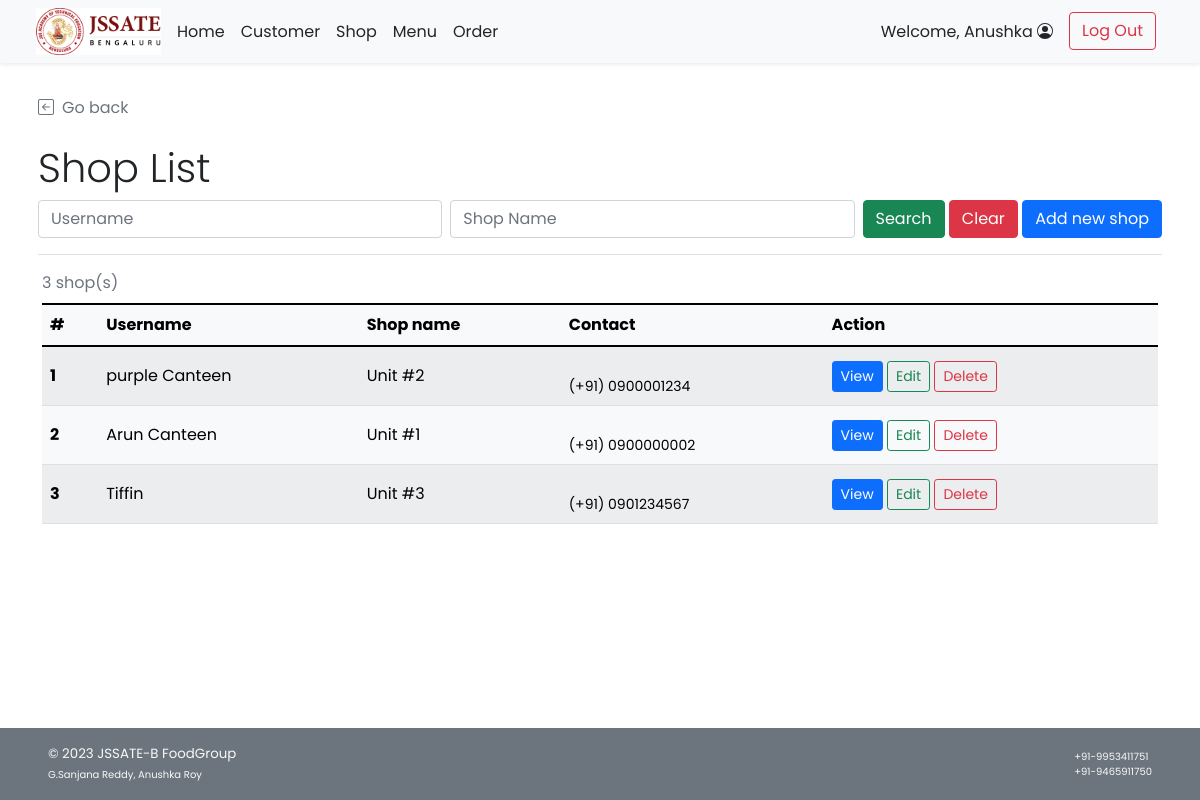
The page /admin/admin_shop_list.php (signed in) on the database its author committed.
### tables this page shows
CREATE TABLE `shop` (
  `s_id` int(11) NOT NULL,
  `s_name` varchar(100) NOT NULL,
  `s_location` varchar(100) NOT NULL,
  `s_openhour` time NOT NULL,
  `s_closehour` time NOT NULL,
  `s_status` tinyint(4) NOT NULL DEFAULT 1 COMMENT 'Shop ready for taking an order or not (True for open, False for close)',
  `s_preorderStatus` tinyint(4) NOT NULL DEFAULT 1 COMMENT 'Shop is ready for tomorrow pre-order or not',
  `s_phoneno` varchar(45) NOT NULL,
  `s_pic` text DEFAULT NULL
);

### admin/admin_shop_list.php (the view, shortened to what this page needs)
<!DOCTYPE html>
<html lang="en" class="h-100">
<head>
    <?php
        include("../conn_db.php");
        include('../head.php');
    ?>
    <link href="../css/main.css" rel="stylesheet">
</head>
<body class="d-flex flex-column h-100">
    <?php include('nav_header_admin.php')?>
    <div class="container p-2 pb-0" id="admin-dashboard">
        <div class="mt-4 border-bottom">
            <a class="nav nav-item text-decoration-none text-muted mb-2" href="#" onclick="history.back();">
                <i class="bi bi-arrow-left-square me-2"></i>Go back
            </a>
            <h2 class="pt-3 display-6">Shop List</h2>
            <form class="form-floating mb-3" method="GET" action="admin_shop_list.php">
                <div class="row g-2">
                    <div class="col">
                        <input type="text" class="form-control" id="username" name="un" placeholder="Username"
                            <?php if(isset($_GET["search"])){?>value="<?php echo $_GET["un"];?>" <?php } ?>>
                    </div>
                    <div class="col">
                        <input type="text" class="form-control" id="shopname" name="sn" placeholder="Shop Name"
                            <?php if(isset($_GET["search"])){?>value="<?php echo $_GET["sn"];?>" <?php } ?>>
                    </div>
                    <div class="col-auto">
                        <button type="submit" name="search" value="1" class="btn btn-success">Search</button>
                        <button type="reset" class="btn btn-danger"
                            onclick="javascript: window.location='admin_shop_list.php'">Clear</button>
                        <a href="admin_shop_add.php" class="btn btn-primary">Add new shop</a>
                    </div>
                </div>
            </form>
        </div>
    </div>
    <div class="container pt-2" id="cust-table">
        <?php
            if(!isset($_GET["search"])){
                $search_query = "SELECT s_id,s_name,s_location,s_openhour,s_closehour,s_status,s_preorderstatus,s_phoneno FROM shop;";
            }else{
                $search_un=$_GET["un"];
                $search_sn=$_GET["sn"];
                $search_query = "SELECT s_id,s_name,s_location,s_openhour,s_closehour,s_status,s_preorderstatus,s_phoneno FROM shop
                WHERE s_username LIKE '%{$search_un}%' AND s_name LIKE '%{$search_sn}%';";
            }
            $search_result = $mysqli -> query($search_query);
            $search_numrow = $search_result -> num_rows;
            if($search_numrow == 0){
        ?>
        <div class="row">
            <div class="col mt-2 ms-2 p-2 bg-danger text-white rounded text-start">
                <svg xmlns="http://www.w3.org/2000/svg" width="16" height="16" fill="currentColor"
                    class="bi bi-x-circle ms-2" viewBox="0 0 16 16">
                    <path d="M8 15A7 7 0 1 1 8 1a7 7 0 0 1 0 14zm0 1A8 8 0 1 0 8 0a8 8 0 0 0 0 16z" />
                    <path
                        d="M4.646 4.646a.5.5 0 0 1 .708 0L8 7.293l2.646-2.647a.5.5 0 0 1 .708.708L8.707 8l2.647 2.646a.5.5 0 0 1-.708.708L8 8.707l-2.646 2.647a.5.5 0 0 1-.708-.708L7.293 8 4.646 5.354a.5.5 0 0 1 0-.708z" />
                </svg><span class="ms-2 mt-2">No shop found!</span>
                <a href="admin_shop_list.php" class="text-white">Clear Search Result</a>
            </div>
        </div>
        <?php } else{ ?>
        <div class="table-responsive">
        <table class="table rounded-5 table-light table-striped table-hover align-middle caption-top mb-5">
            <caption><?php echo $search_numrow;?> shop(s) <?php if(isset($_GET["search"])){?><br /><a
                    Result</a><?php } ?></caption>
            <thead class="bg-light">
                <tr>
                    <th scope="col">#</th>
                    <th scope="col">Username</th>
                    <th scope="col">Shop name</th>
                    <th scope="col">Contact</th>
                    <th scope="col">Action</th>
                </tr>
            </thead>
            <tbody>
                <?php $i=1; while($row = $search_result -> fetch_array()){ ?>
                <tr>
                    <th><?php echo $i++;?></th>
                    <td><?php echo $row["s_name"];?></td>
                    <td class="text-wrap"><?php echo $row["s_location"];?></td>
                    <td class="small"><br/><?php echo "(+91) ".$row["s_phoneno"];?></td>
                    <td>
                        <a href="admin_shop_detail.php?s_id=<?php echo $row["s_id"]?>"
                            class="btn btn-sm btn-primary">View</a>
                        <a href="admin_shop_edit.php?s_id=<?php echo $row["s_id"]?>"
                            class="btn btn-sm btn-outline-success">Edit</a>
                        <a href="admin_shop_delete.php?s_id=<?php echo $row["s_id"]?>"
                            class="btn btn-sm btn-outline-danger">Delete</a>
                    </td>
                </tr>
                <?php } ?>
            </tbody>
        </table>
        </div>
        <?php }
        ?>
    </div>
    <footer
        class="footer d-flex flex-wrap justify-content-between align-items-center px-5 py-3 mt-auto bg-secondary text-light">
        <span class="smaller-font">&copy; 2023 JSSATE-B FoodGroup <br /><span class="xsmall-font">G.Sanjana Reddy, Anushka Roy</span></span>
        <span class="xsmall-font"> +91-9953411751 <br /><span class="xsmall-font">+91-9465911750</span></span>
    </footer>
</body>
</html>

### css/main.css (style rules this page uses)
html { height: 100%; }
body { height: 100%; padding-top: 4rem; margin-bottom: -50px; font-family: 'Poppins', 'Noto Sans Thai', sans-serif; }
a { cursor: pointer; }
.bi { vertical-align: -.125em; fill: currentColor; }
.smaller-font { font-size: smaller; }
.xsmall-font { font-size: x-small; }

### rows shown on the page
shop: s_name "purple Canteen", s_location "Unit #2", s_phoneno "0900001234"
shop: s_name "Arun Canteen", s_location "Unit #1", s_phoneno "0900000002"
shop: s_name "Tiffin", s_location "Unit #3", s_phoneno "0901234567"

### other values the page prints
$_SESSION['firstname'] "Anushka"
$search_numrow "3"
